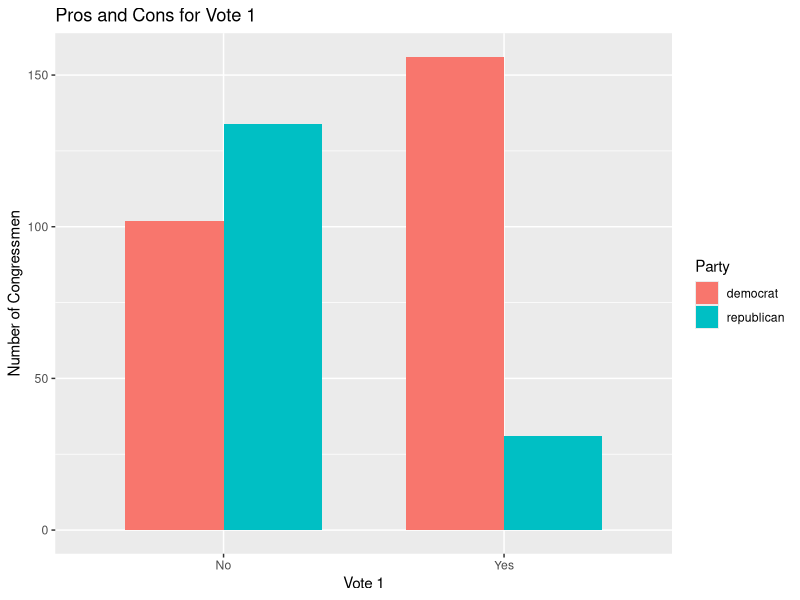
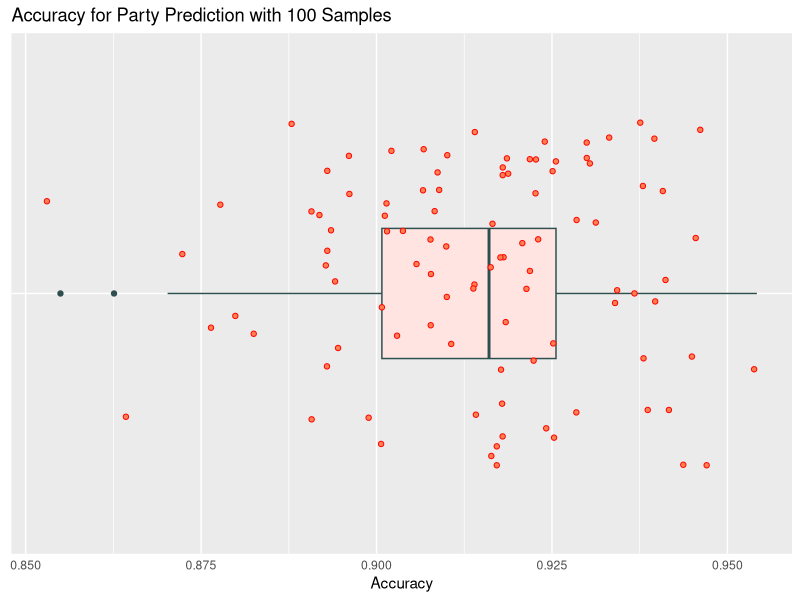

Write the R code that produced these figures, in order.

########################################
## R을 이용한 머신러닝과 텍스트마이닝 ##
##       (곽기영, 도서출판 청람)      ## 
########################################

########################
## 제2장 나이브베이즈 ##
########################

## 사례: 의원 소속정당

library(mlbench)
data(HouseVotes84)
votes <- HouseVotes84
str(votes)

# [그림 2-4]
windows(width=4.0, height=5.5)
library(ggplot2)
vote1 <- na.omit(votes[,c(1, 2)])
vote1$V1 <- factor(vote1$V1, levels=c("n", "y"), labels=c("No", "Yes"))
ggplot(vote1, aes(x=V1, fill=Class)) +
  geom_bar(position="dodge", width=0.7) +
  labs(title="Pros and Cons for Vote 1",
       x="Vote 1", y="Number of Congressmen", fill="Party")

head(votes)
sum(is.na(votes))

naCount <- function(col, cls) {
  return(sum(is.na(votes[,col]) & votes$Class==cls))
}
naCount(2, "democrat")
naCount(2, "republican")

yesProb <- function(col, cls) {
  sum.y <- sum(votes[,col]=="y" & votes$Class==cls, na.rm=TRUE)
  sum.n <- sum(votes[,col]=="n" & votes$Class==cls, na.rm=TRUE)
  return(sum.y/(sum.y+sum.n))
}
yesProb(2, "democrat")
yesProb(2, "republican")

set.seed(123)
for (i in 2:ncol(votes)) {
  if(sum(is.na(votes[,i])) > 0) {
    d.na <- which(is.na(votes[,i]) & votes$Class=="democrat")
    r.na <- which(is.na(votes[,i]) & votes$Class=="republican")
    votes[d.na, i] <- ifelse(runif(naCount(i, "democrat")) 
                             < yesProb(i, "democrat"), "y", "n")
    votes[r.na, i] <- ifelse(runif(naCount(i, "republican")) 
                             < yesProb(i, "republican"), "y", "n")
  }
}

sum(is.na(votes))
head(votes)

set.seed(123)
train <- sample(nrow(votes), 0.7*nrow(votes))
votes.train <- votes[train,]
votes.test <- votes[-train,]
table(votes.train$Class)
table(votes.test$Class)

library(e1071)
votes.nb <- naiveBayes(Class ~ ., data=votes.train)

votes.nb

votes.nb.pred <- predict(votes.nb, newdata=votes.test[,-1])
head(votes.nb.pred)

table(votes.test$Class, votes.nb.pred, dnn=c("Actual", "Predicted"))
mean(votes.nb.pred==votes.test$Class)

votes.nb.pred <- predict(votes.nb, newdata=votes.test[,-1], type="raw")
head(votes.nb.pred)

votes.nb.pred <- factor(votes.nb.pred[,"republican"] > 0.5, levels=c(FALSE, TRUE),
                        labels=c("democrat", "republican"))
head(votes.nb.pred)
table(votes.test$Class, votes.nb.pred, dnn=c("Actual", "Predicted"))
mean(votes.nb.pred==votes.test$Class)

nbRuns <- function(fraction, run) {
  results <- NULL
  for (i in 1:run) {
    train <- sample(nrow(votes), fraction*nrow(votes))
    votes.train <- votes[train,]
    votes.test <- votes[-train,]
    votes.nb <- naiveBayes(Class ~ ., data=votes.train)
    votes.nb.pred <- predict(votes.nb, newdata=votes.test[,-1])
    results[i] <- mean(votes.nb.pred==votes.test$Class)
  }
  return(results)
}

votes.nb.cv <- nbRuns(0.7, 100)
votes.nb.cv
summary(votes.nb.cv)

# [그림 2-5]
windows(width=7.0, height=4.0)
library(ggplot2)
ggplot(data.frame(acc=votes.nb.cv), aes(x="", y=acc)) +
  geom_boxplot(fill="mistyrose", color="darkslategray", width=0.3) +
  geom_point(position="jitter", pch=21, color="red", fill="coral") +
  labs(title="Accuracy for Party Prediction with 100 Samples",
       y="Accuracy") +
  coord_flip() +
  theme(axis.title.y=element_blank(),
        axis.text.y=element_blank(),
        axis.ticks=element_blank())
